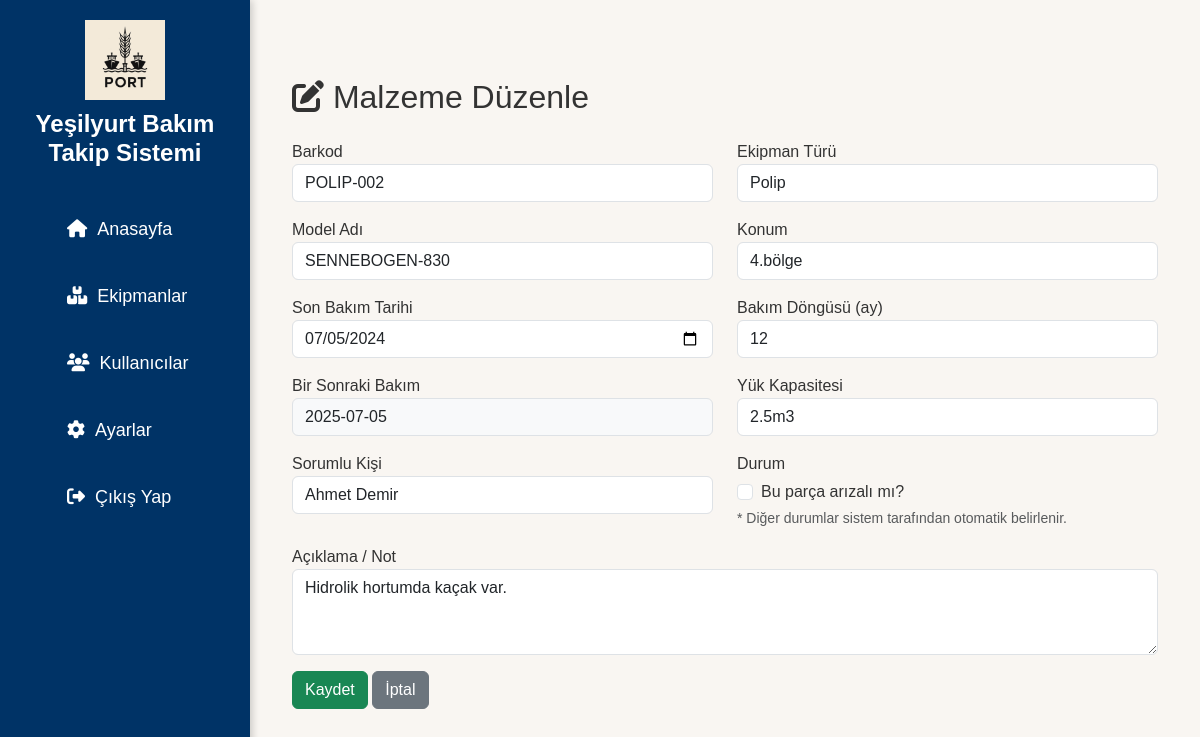
Screenshot of /parca/2/edit (signed in) with the database file from the repository.
### app/models.py (models this page shows)
class Parca(db.Model):
    __tablename__ = 'parcalar'
    id = db.Column(db.Integer, primary_key=True)
    barcode = db.Column(db.String(100), unique=True, nullable=False)
    ekipman_turu = db.Column(db.String(100), nullable=False)
    model_adi = db.Column(db.String(100), nullable=False)
    konum = db.Column(db.String(100), nullable=False)
    durum = db.Column(db.String(50), nullable=False)
    bir_sonraki_bakim = db.Column(db.Date, nullable=True)
    son_bakim_tarihi = db.Column(db.Date, nullable=True)
    bakim_dongusu = db.Column(db.String(50), nullable=True)
    bakim_durum = db.Column(db.String(50), nullable=True)  # ✅ تمت إضافته
    notlar = db.Column(db.Text, nullable=True)              # ✅ تمت إضافته
    kisa_aciklama = db.Column(db.Text, nullable=True)
    yuk_kapasitesi = db.Column(db.String(50), nullable=True)
    sorumlu_kisi = db.Column(db.String(100), nullable=True)
    created_at = db.Column(db.DateTime, default=datetime.utcnow)
    bakim_kayitlari = db.relationship('BakimKaydi', backref='parca', lazy=True)

### app/routes.py (the view, shortened to what this page needs)
@main.route('/parca/<int:parca_id>/edit', methods=['GET', 'POST'])
@login_required
def edit(parca_id):
    parca = Parca.query.get_or_404(parca_id)
    return render_template('edit.html', parca=parca)

### app/__init__.py (called while the page is built)
def create_app():
    app = Flask(__name__)
    app.config.from_object('config.Config')
    db.init_app(app)
    login_manager.init_app(app)
    migrate.init_app(app, db)  # ✅ جديد
    login_manager.login_view = 'auth.login'
    @login_manager.user_loader
    def load_user(user_id):
        return User.query.get(int(user_id))
    app.register_blueprint(main)
    app.register_blueprint(auth)
    app.register_blueprint(api)  # ✅ API
    return app

### app/templates/edit.html
{% extends 'layout.html' %}
{% block content %}
<div class="container mt-5">
  <h2 class="mb-4"><i class="fas fa-edit"></i> Malzeme Düzenle</h2>
  <form method="POST">
    <div class="row">
      <div class="col-md-6 mb-3">
        <label for="barcode">Barkod</label>
        <input type="text" class="form-control" name="barcode" value="{{ parca.barcode }}" required>
      </div>
      <div class="col-md-6 mb-3">
        <label for="ekipman_turu">Ekipman Türü</label>
        <input type="text" class="form-control" name="ekipman_turu" value="{{ parca.ekipman_turu }}" required>
      </div>
      <div class="col-md-6 mb-3">
        <label for="model_adi">Model Adı</label>
        <input type="text" class="form-control" name="model_adi" value="{{ parca.model_adi }}" required>
      </div>
      <div class="col-md-6 mb-3">
        <label for="konum">Konum</label>
        <input type="text" class="form-control" name="konum" value="{{ parca.konum }}" required>
      </div>
      <div class="col-md-6 mb-3">
        <label for="son_bakim_tarihi">Son Bakım Tarihi</label>
        <input type="date" class="form-control" name="son_bakim_tarihi" value="{{ parca.son_bakim_tarihi }}">
      </div>
      <div class="col-md-6 mb-3">
        <label for="bakim_dongusu">Bakım Döngüsü (ay)</label>
        <input type="number" class="form-control" name="bakim_dongusu" value="{{ parca.bakim_dongusu }}" min="1">
      </div>
      <div class="col-md-6 mb-3">
        <label for="bir_sonraki_bakim">Bir Sonraki Bakım</label>
        <input type="text" class="form-control bg-light" value="{{ parca.bir_sonraki_bakim.strftime('%Y-%m-%d') if parca.bir_sonraki_bakim else '' }}" readonly>
      </div>
      <div class="col-md-6 mb-3">
        <label for="yuk_kapasitesi">Yük Kapasitesi</label>
        <input type="text" class="form-control" name="yuk_kapasitesi" value="{{ parca.yuk_kapasitesi }}">
      </div>
      <div class="col-md-6 mb-3">
        <label for="sorumlu_kisi">Sorumlu Kişi</label>
        <input type="text" class="form-control" name="sorumlu_kisi" value="{{ parca.sorumlu_kisi }}">
      </div>
      <div class="col-md-6 mb-3">
        <label for="arizali_checkbox">Durum</label><br>
        <div class="form-check mt-1">
          <input class="form-check-input" type="checkbox" name="arizali_mi" id="arizali_mi" {% if parca.durum == 'Arızalı' %}checked{% endif %}>
          <label class="form-check-label" for="arizali_mi">
            Bu parça arızalı mı?
          </label>
        </div>
        <small class="text-muted d-block mt-1">* Diğer durumlar sistem tarafından otomatik belirlenir.</small>
      </div>
      <div class="col-12 mb-3">
        <label for="kisa_aciklama">Açıklama / Not</label>
        <textarea class="form-control" name="kisa_aciklama" rows="3">{{ parca.kisa_aciklama }}</textarea>
      </div>
    </div>
    <button type="submit" class="btn btn-success">Kaydet</button>
    <a href="{{ url_for('main.detail', parca_id=parca.id) }}" class="btn btn-secondary">İptal</a>
  </form>
</div>
{% endblock %}

### app/static/css/style.css (style rules this page uses)
* { margin: 0; padding: 0; box-sizing: border-box; }
body { font-family: 'Poppins', sans-serif; background-color: #f3f6fa; color: #333; }
body { background-color: #f9f6f2; }

### rows the page displays
Parca: barcode "POLIP-002", ekipman_turu "Polip", model_adi "SENNEBOGEN-830", konum "4.bölge", son_bakim_tarihi "07/05/2024", bakim_dongusu "12", bir_sonraki_bakim "2025-07-05", yuk_kapasitesi "2.5m3", sorumlu_kisi "Ahmet Demir", kisa_aciklama "Hidrolik hortumda kaçak var."
